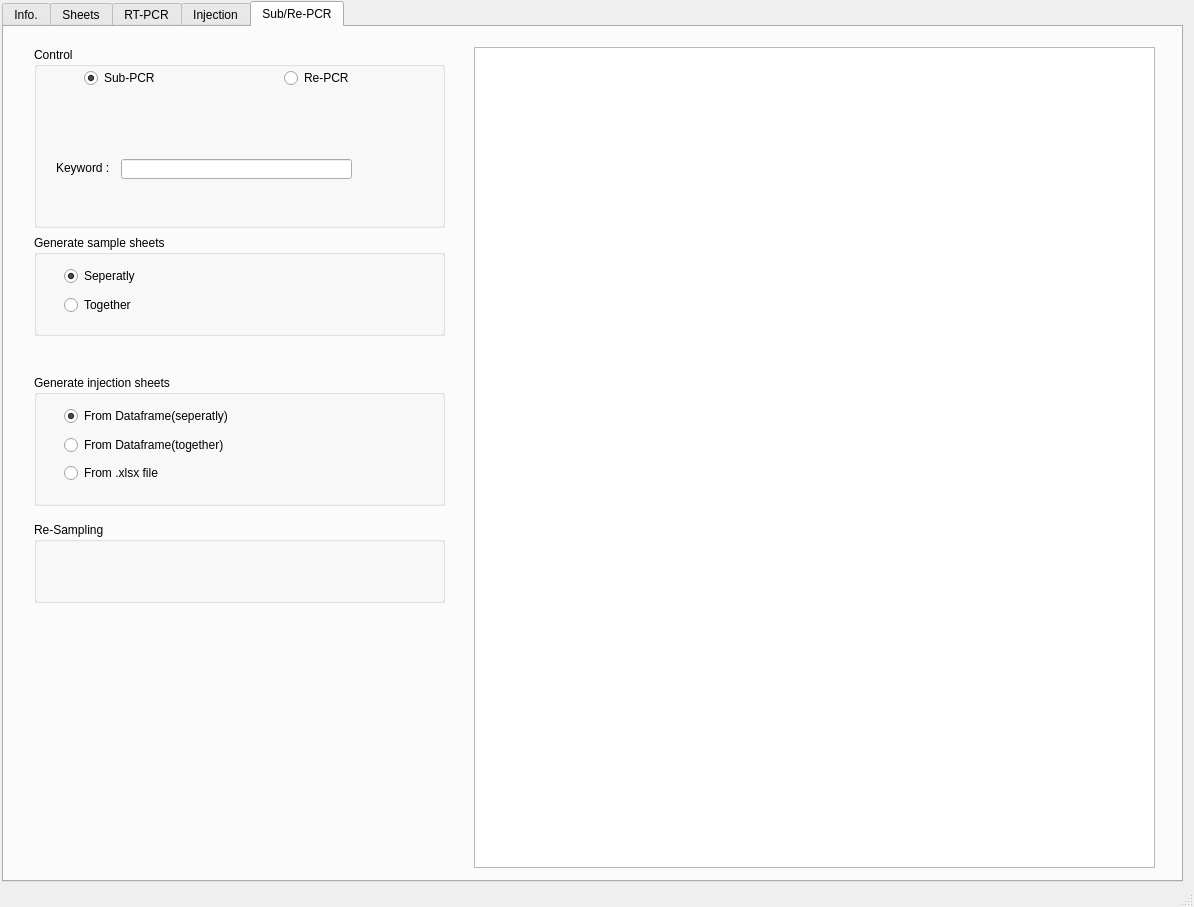
<?xml version="1.0" encoding="UTF-8"?>
<ui version="4.0">
 <class>MainWindow</class>
 <widget class="QMainWindow" name="MainWindow">
  <property name="geometry">
   <rect>
    <x>0</x>
    <y>0</y>
    <width>1194</width>
    <height>907</height>
   </rect>
  </property>
  <property name="windowTitle">
   <string>MainSuite</string>
  </property>
  <widget class="QWidget" name="centralwidget">
   <widget class="QTabWidget" name="tabWidget">
    <property name="geometry">
     <rect>
      <x>2</x>
      <y>1</y>
      <width>1181</width>
      <height>881</height>
     </rect>
    </property>
    <property name="currentIndex">
     <number>4</number>
    </property>
    <widget class="QWidget" name="info">
     <attribute name="title">
      <string>Info.</string>
     </attribute>
     <widget class="QGroupBox" name="groupBox">
      <property name="geometry">
       <rect>
        <x>10</x>
        <y>10</y>
        <width>601</width>
        <height>101</height>
       </rect>
      </property>
      <property name="title">
       <string>Profile</string>
      </property>
      <widget class="QLineEdit" name="line_analyst">
       <property name="geometry">
        <rect>
         <x>95</x>
         <y>61</y>
         <width>161</width>
         <height>20</height>
        </rect>
       </property>
       <property name="readOnly">
        <bool>true</bool>
       </property>
      </widget>
      <widget class="QLabel" name="label_2">
       <property name="geometry">
        <rect>
         <x>26</x>
         <y>65</y>
         <width>56</width>
         <height>12</height>
        </rect>
       </property>
       <property name="text">
        <string>Analyst : </string>
       </property>
      </widget>
      <widget class="QDateEdit" name="line_date">
       <property name="geometry">
        <rect>
         <x>329</x>
         <y>61</y>
         <width>161</width>
         <height>22</height>
        </rect>
       </property>
       <property name="readOnly">
        <bool>true</bool>
       </property>
      </widget>
      <widget class="QLabel" name="Date">
       <property name="geometry">
        <rect>
         <x>275</x>
         <y>66</y>
         <width>56</width>
         <height>12</height>
        </rect>
       </property>
       <property name="text">
        <string>Date : </string>
       </property>
      </widget>
      <widget class="QLineEdit" name="line_savelocation">
       <property name="geometry">
        <rect>
         <x>115</x>
         <y>31</y>
         <width>431</width>
         <height>20</height>
        </rect>
       </property>
       <property name="readOnly">
        <bool>true</bool>
       </property>
      </widget>
      <widget class="QLabel" name="label">
       <property name="geometry">
        <rect>
         <x>25</x>
         <y>31</y>
         <width>141</width>
         <height>16</height>
        </rect>
       </property>
       <property name="text">
        <string>Save location : </string>
       </property>
      </widget>
     </widget>
     <widget class="QGroupBox" name="groupBox_4">
      <property name="geometry">
       <rect>
        <x>10</x>
        <y>770</y>
        <width>1151</width>
        <height>71</height>
       </rect>
      </property>
      <property name="title">
       <string>NFIS-related external program</string>
      </property>
      <widget class="QPushButton" name="btn_NFIS_login">
       <property name="geometry">
        <rect>
         <x>10</x>
         <y>27</y>
         <width>151</width>
         <height>31</height>
        </rect>
       </property>
       <property name="text">
        <string>NFIS login</string>
       </property>
      </widget>
      <widget class="QPushButton" name="btn_NFIS_revision_helper">
       <property name="geometry">
        <rect>
         <x>181</x>
         <y>28</y>
         <width>151</width>
         <height>31</height>
        </rect>
       </property>
       <property name="text">
        <string>NFIS revision helper</string>
       </property>
      </widget>
     </widget>
     <widget class="QGroupBox" name="groupBox_2">
      <property name="geometry">
       <rect>
        <x>10</x>
        <y>130</y>
        <width>1151</width>
        <height>621</height>
       </rect>
      </property>
      <property name="title">
       <string>Info.</string>
      </property>
      <widget class="QTableWidget" name="table_info">
       <property name="geometry">
        <rect>
         <x>10</x>
         <y>50</y>
         <width>1131</width>
         <height>561</height>
        </rect>
       </property>
      </widget>
      <widget class="QLabel" name="label_number_samples">
       <property name="geometry">
        <rect>
         <x>13</x>
         <y>24</y>
         <width>191</width>
         <height>16</height>
        </rect>
       </property>
       <property name="text">
        <string>Number of samples : </string>
       </property>
      </widget>
     </widget>
     <widget class="QGroupBox" name="groupBox_13">
      <property name="geometry">
       <rect>
        <x>630</x>
        <y>10</y>
        <width>531</width>
        <height>101</height>
       </rect>
      </property>
      <property name="title">
       <string>Control</string>
      </property>
      <widget class="QLabel" name="label_5">
       <property name="geometry">
        <rect>
         <x>30</x>
         <y>40</y>
         <width>111</width>
         <height>16</height>
        </rect>
       </property>
       <property name="text">
        <string>Keyword : </string>
       </property>
      </widget>
      <widget class="QPushButton" name="btn_search_info">
       <property name="geometry">
        <rect>
         <x>360</x>
         <y>36</y>
         <width>75</width>
         <height>23</height>
        </rect>
       </property>
       <property name="text">
        <string>Search</string>
       </property>
      </widget>
      <widget class="QLineEdit" name="line_search_info">
       <property name="geometry">
        <rect>
         <x>110</x>
         <y>38</y>
         <width>231</width>
         <height>20</height>
        </rect>
       </property>
      </widget>
     </widget>
    </widget>
    <widget class="QWidget" name="sheets">
     <attribute name="title">
      <string>Sheets</string>
     </attribute>
     <widget class="QGroupBox" name="groupBox_5">
      <property name="geometry">
       <rect>
        <x>10</x>
        <y>10</y>
        <width>641</width>
        <height>71</height>
       </rect>
      </property>
      <property name="title">
       <string>Sampling sheets</string>
      </property>
      <widget class="QLineEdit" name="line_import_raw_sampling">
       <property name="geometry">
        <rect>
         <x>109</x>
         <y>27</y>
         <width>281</width>
         <height>20</height>
        </rect>
       </property>
       <property name="readOnly">
        <bool>true</bool>
       </property>
      </widget>
      <widget class="QLabel" name="Import">
       <property name="geometry">
        <rect>
         <x>20</x>
         <y>30</y>
         <width>91</width>
         <height>16</height>
        </rect>
       </property>
       <property name="text">
        <string>Imported file : </string>
       </property>
      </widget>
      <widget class="QPushButton" name="btn_import_raw_sampling">
       <property name="geometry">
        <rect>
         <x>401</x>
         <y>21</y>
         <width>101</width>
         <height>31</height>
        </rect>
       </property>
       <property name="text">
        <string>Import</string>
       </property>
      </widget>
      <widget class="QPushButton" name="btn_print_samplingsheets">
       <property name="geometry">
        <rect>
         <x>520</x>
         <y>21</y>
         <width>101</width>
         <height>31</height>
        </rect>
       </property>
       <property name="text">
        <string>Print all</string>
       </property>
      </widget>
     </widget>
     <widget class="QGroupBox" name="groupBox_7">
      <property name="geometry">
       <rect>
        <x>670</x>
        <y>10</y>
        <width>491</width>
        <height>71</height>
       </rect>
      </property>
      <property name="title">
       <string>Control - Sample sheets</string>
      </property>
      <widget class="QPushButton" name="btn_generate_samplesheets">
       <property name="geometry">
        <rect>
         <x>20</x>
         <y>22</y>
         <width>131</width>
         <height>31</height>
        </rect>
       </property>
       <property name="text">
        <string>Generate .xlsx files</string>
       </property>
      </widget>
      <widget class="QPushButton" name="btn_open_sheets">
       <property name="geometry">
        <rect>
         <x>173</x>
         <y>22</y>
         <width>131</width>
         <height>31</height>
        </rect>
       </property>
       <property name="text">
        <string>Open save location</string>
       </property>
      </widget>
     </widget>
     <widget class="QGroupBox" name="groupBox_6">
      <property name="geometry">
       <rect>
        <x>10</x>
        <y>90</y>
        <width>1151</width>
        <height>721</height>
       </rect>
      </property>
      <property name="title">
       <string>Sample sheets</string>
      </property>
      <widget class="QLabel" name="Import_3">
       <property name="geometry">
        <rect>
         <x>20</x>
         <y>41</y>
         <width>91</width>
         <height>16</height>
        </rect>
       </property>
       <property name="text">
        <string>Imported file : </string>
       </property>
      </widget>
      <widget class="QPushButton" name="btn_import_raw_sample">
       <property name="geometry">
        <rect>
         <x>430</x>
         <y>29</y>
         <width>101</width>
         <height>41</height>
        </rect>
       </property>
       <property name="text">
        <string>Import</string>
       </property>
      </widget>
      <widget class="QLineEdit" name="line_import_raw_sample">
       <property name="geometry">
        <rect>
         <x>109</x>
         <y>40</y>
         <width>301</width>
         <height>20</height>
        </rect>
       </property>
       <property name="readOnly">
        <bool>true</bool>
       </property>
      </widget>
      <widget class="QPushButton" name="btn_remove_category">
       <property name="geometry">
        <rect>
         <x>1021</x>
         <y>56</y>
         <width>101</width>
         <height>23</height>
        </rect>
       </property>
       <property name="text">
        <string>Remove</string>
       </property>
      </widget>
      <widget class="QPushButton" name="btn_add_category">
       <property name="geometry">
        <rect>
         <x>1021</x>
         <y>26</y>
         <width>101</width>
         <height>23</height>
        </rect>
       </property>
       <property name="text">
        <string>Add</string>
       </property>
      </widget>
      <widget class="QComboBox" name="combo_category">
       <property name="geometry">
        <rect>
         <x>648</x>
         <y>28</y>
         <width>351</width>
         <height>22</height>
        </rect>
       </property>
       <property name="currentText">
        <string/>
       </property>
       <property name="currentIndex">
        <number>-1</number>
       </property>
      </widget>
      <widget class="QPushButton" name="btn_move">
       <property name="geometry">
        <rect>
         <x>551</x>
         <y>277</y>
         <width>71</width>
         <height>71</height>
        </rect>
       </property>
       <property name="text">
        <string>&gt;</string>
       </property>
      </widget>
      <widget class="QPushButton" name="btn_remove">
       <property name="geometry">
        <rect>
         <x>551</x>
         <y>367</y>
         <width>71</width>
         <height>71</height>
        </rect>
       </property>
       <property name="text">
        <string>&lt;</string>
       </property>
      </widget>
      <widget class="QPushButton" name="btn_remove_all">
       <property name="geometry">
        <rect>
         <x>551</x>
         <y>487</y>
         <width>71</width>
         <height>71</height>
        </rect>
       </property>
       <property name="text">
        <string>&lt;&lt;</string>
       </property>
      </widget>
      <widget class="QPushButton" name="btn_move_all">
       <property name="geometry">
        <rect>
         <x>550</x>
         <y>157</y>
         <width>71</width>
         <height>71</height>
        </rect>
       </property>
       <property name="text">
        <string>&gt;&gt;</string>
       </property>
      </widget>
      <widget class="QListWidget" name="list_sample_all">
       <property name="geometry">
        <rect>
         <x>40</x>
         <y>90</y>
         <width>461</width>
         <height>601</height>
        </rect>
       </property>
       <property name="selectionMode">
        <enum>QAbstractItemView::ExtendedSelection</enum>
       </property>
      </widget>
      <widget class="QListWidget" name="list_sample_partial">
       <property name="geometry">
        <rect>
         <x>660</x>
         <y>90</y>
         <width>441</width>
         <height>601</height>
        </rect>
       </property>
       <property name="selectionMode">
        <enum>QAbstractItemView::MultiSelection</enum>
       </property>
      </widget>
     </widget>
    </widget>
    <widget class="QWidget" name="tab">
     <attribute name="title">
      <string>RT-PCR</string>
     </attribute>
     <widget class="QGroupBox" name="groupBox_8">
      <property name="geometry">
       <rect>
        <x>80</x>
        <y>30</y>
        <width>371</width>
        <height>111</height>
       </rect>
      </property>
      <property name="title">
       <string>Generate RT sheets</string>
      </property>
      <widget class="QRadioButton" name="radio_RT_fromdata">
       <property name="geometry">
        <rect>
         <x>30</x>
         <y>33</y>
         <width>141</width>
         <height>16</height>
        </rect>
       </property>
       <property name="text">
        <string>From Dataframe</string>
       </property>
       <property name="checked">
        <bool>true</bool>
       </property>
      </widget>
      <widget class="QRadioButton" name="radio_RT_fromxlsx">
       <property name="geometry">
        <rect>
         <x>30</x>
         <y>62</y>
         <width>141</width>
         <height>16</height>
        </rect>
       </property>
       <property name="text">
        <string>From .xlsx file</string>
       </property>
      </widget>
      <widget class="QPushButton" name="btn_generate_RT_sheet">
       <property name="geometry">
        <rect>
         <x>220</x>
         <y>30</y>
         <width>121</width>
         <height>23</height>
        </rect>
       </property>
       <property name="text">
        <string>Generate</string>
       </property>
      </widget>
      <widget class="QPushButton" name="btn_open_RT">
       <property name="geometry">
        <rect>
         <x>220</x>
         <y>60</y>
         <width>121</width>
         <height>23</height>
        </rect>
       </property>
       <property name="text">
        <string>Open save location</string>
       </property>
      </widget>
     </widget>
     <widget class="QGroupBox" name="groupBox_9">
      <property name="geometry">
       <rect>
        <x>480</x>
        <y>30</y>
        <width>491</width>
        <height>111</height>
       </rect>
      </property>
      <property name="title">
       <string>Copy RT data</string>
      </property>
      <widget class="QPushButton" name="btn_open_sheets_2">
       <property name="geometry">
        <rect>
         <x>350</x>
         <y>80</y>
         <width>121</width>
         <height>23</height>
        </rect>
       </property>
       <property name="text">
        <string>Open save location</string>
       </property>
      </widget>
      <widget class="QPushButton" name="btn_copy_RT">
       <property name="geometry">
        <rect>
         <x>350</x>
         <y>52</y>
         <width>121</width>
         <height>23</height>
        </rect>
       </property>
       <property name="text">
        <string>Generate</string>
       </property>
      </widget>
      <widget class="QRadioButton" name="radio_RT_todata">
       <property name="geometry">
        <rect>
         <x>114</x>
         <y>53</y>
         <width>141</width>
         <height>16</height>
        </rect>
       </property>
       <property name="text">
        <string>To Dataframe</string>
       </property>
       <property name="checked">
        <bool>true</bool>
       </property>
      </widget>
      <widget class="QRadioButton" name="radio_RT_toxlsx">
       <property name="geometry">
        <rect>
         <x>115</x>
         <y>79</y>
         <width>141</width>
         <height>16</height>
        </rect>
       </property>
       <property name="text">
        <string>To .xlsx file</string>
       </property>
      </widget>
      <widget class="QPushButton" name="btn_import_RT">
       <property name="geometry">
        <rect>
         <x>350</x>
         <y>20</y>
         <width>121</width>
         <height>23</height>
        </rect>
       </property>
       <property name="text">
        <string>Import</string>
       </property>
      </widget>
      <widget class="QLineEdit" name="line_import_RT">
       <property name="geometry">
        <rect>
         <x>110</x>
         <y>20</y>
         <width>221</width>
         <height>20</height>
        </rect>
       </property>
       <property name="readOnly">
        <bool>true</bool>
       </property>
      </widget>
      <widget class="QLabel" name="Import_2">
       <property name="geometry">
        <rect>
         <x>24</x>
         <y>25</y>
         <width>91</width>
         <height>16</height>
        </rect>
       </property>
       <property name="text">
        <string>RT data file : </string>
       </property>
      </widget>
     </widget>
    </widget>
    <widget class="QWidget" name="tab_2">
     <attribute name="title">
      <string>Injection</string>
     </attribute>
     <widget class="QGroupBox" name="groupBox_10">
      <property name="geometry">
       <rect>
        <x>30</x>
        <y>30</y>
        <width>371</width>
        <height>111</height>
       </rect>
      </property>
      <property name="title">
       <string>Generate injection sheets</string>
      </property>
      <widget class="QRadioButton" name="radio_injection_fromdata">
       <property name="geometry">
        <rect>
         <x>30</x>
         <y>33</y>
         <width>141</width>
         <height>16</height>
        </rect>
       </property>
       <property name="text">
        <string>From Dataframe</string>
       </property>
       <property name="checked">
        <bool>true</bool>
       </property>
      </widget>
      <widget class="QRadioButton" name="radio_injection_fromxlsx">
       <property name="geometry">
        <rect>
         <x>30</x>
         <y>62</y>
         <width>141</width>
         <height>16</height>
        </rect>
       </property>
       <property name="text">
        <string>From .xlsx file</string>
       </property>
      </widget>
      <widget class="QPushButton" name="btn_generate_injectionsheet">
       <property name="geometry">
        <rect>
         <x>220</x>
         <y>30</y>
         <width>121</width>
         <height>23</height>
        </rect>
       </property>
       <property name="text">
        <string>Generate</string>
       </property>
      </widget>
      <widget class="QPushButton" name="btn_open_injection">
       <property name="geometry">
        <rect>
         <x>220</x>
         <y>60</y>
         <width>121</width>
         <height>23</height>
        </rect>
       </property>
       <property name="text">
        <string>Open save location</string>
       </property>
      </widget>
     </widget>
    </widget>
    <widget class="QWidget" name="tab_3">
     <attribute name="title">
      <string>Sub/Re-PCR</string>
     </attribute>
     <widget class="QTableWidget" name="table_PCR">
      <property name="geometry">
       <rect>
        <x>470</x>
        <y>20</y>
        <width>681</width>
        <height>821</height>
       </rect>
      </property>
     </widget>
     <widget class="QGroupBox" name="groupBox_11">
      <property name="geometry">
       <rect>
        <x>30</x>
        <y>20</y>
        <width>411</width>
        <height>181</height>
       </rect>
      </property>
      <property name="title">
       <string>Control</string>
      </property>
      <widget class="QLabel" name="label_3">
       <property name="geometry">
        <rect>
         <x>22</x>
         <y>113</y>
         <width>111</width>
         <height>16</height>
        </rect>
       </property>
       <property name="text">
        <string>Keyword : </string>
       </property>
      </widget>
      <widget class="QLineEdit" name="line_search">
       <property name="geometry">
        <rect>
         <x>87</x>
         <y>112</y>
         <width>231</width>
         <height>20</height>
        </rect>
       </property>
      </widget>
      <widget class="QRadioButton" name="radio_sub">
       <property name="geometry">
        <rect>
         <x>50</x>
         <y>23</y>
         <width>90</width>
         <height>16</height>
        </rect>
       </property>
       <property name="text">
        <string>Sub-PCR</string>
       </property>
       <property name="checked">
        <bool>true</bool>
       </property>
      </widget>
      <widget class="QRadioButton" name="radio_re">
       <property name="geometry">
        <rect>
         <x>250</x>
         <y>23</y>
         <width>90</width>
         <height>16</height>
        </rect>
       </property>
       <property name="text">
        <string>Re-PCR</string>
       </property>
      </widget>
     </widget>
     <widget class="QGroupBox" name="groupBox_14">
      <property name="geometry">
       <rect>
        <x>30</x>
        <y>348</y>
        <width>411</width>
        <height>131</height>
       </rect>
      </property>
      <property name="title">
       <string>Generate injection sheets</string>
      </property>
      <widget class="QRadioButton" name="radio_is_sep">
       <property name="geometry">
        <rect>
         <x>30</x>
         <y>33</y>
         <width>191</width>
         <height>16</height>
        </rect>
       </property>
       <property name="text">
        <string>From Dataframe(seperatly)</string>
       </property>
       <property name="checked">
        <bool>true</bool>
       </property>
      </widget>
      <widget class="QRadioButton" name="radio_is_xlsx">
       <property name="geometry">
        <rect>
         <x>30</x>
         <y>90</y>
         <width>141</width>
         <height>16</height>
        </rect>
       </property>
       <property name="text">
        <string>From .xlsx file</string>
       </property>
      </widget>
      <widget class="QRadioButton" name="radio_is_together">
       <property name="geometry">
        <rect>
         <x>30</x>
         <y>62</y>
         <width>191</width>
         <height>16</height>
        </rect>
       </property>
       <property name="text">
        <string>From Dataframe(together)</string>
       </property>
       <property name="checked">
        <bool>false</bool>
       </property>
      </widget>
     </widget>
     <widget class="QGroupBox" name="groupBox_15">
      <property name="geometry">
       <rect>
        <x>30</x>
        <y>208</y>
        <width>411</width>
        <height>101</height>
       </rect>
      </property>
      <property name="title">
       <string>Generate sample sheets</string>
      </property>
      <widget class="QRadioButton" name="radio_ss_sep">
       <property name="geometry">
        <rect>
         <x>30</x>
         <y>33</y>
         <width>141</width>
         <height>16</height>
        </rect>
       </property>
       <property name="text">
        <string>Seperatly</string>
       </property>
       <property name="checked">
        <bool>true</bool>
       </property>
      </widget>
      <widget class="QRadioButton" name="radio_ss_together">
       <property name="geometry">
        <rect>
         <x>30</x>
         <y>62</y>
         <width>141</width>
         <height>16</height>
        </rect>
       </property>
       <property name="text">
        <string>Together</string>
       </property>
      </widget>
     </widget>
     <widget class="QGroupBox" name="groupBox_12">
      <property name="geometry">
       <rect>
        <x>30</x>
        <y>495</y>
        <width>411</width>
        <height>81</height>
       </rect>
      </property>
      <property name="title">
       <string>Re-Sampling </string>
      </property>
     </widget>
    </widget>
   </widget>
  </widget>
  <widget class="QStatusBar" name="statusbar"/>
 </widget>
 <resources/>
 <connections>
  <connection>
   <sender>btn_NFIS_login</sender>
   <signal>clicked()</signal>
   <receiver>MainWindow</receiver>
   <slot>click_btn_NFIS_login()</slot>
   <hints>
    <hint type="sourcelabel">
     <x>101</x>
     <y>849</y>
    </hint>
    <hint type="destinationlabel">
     <x>169</x>
     <y>-7</y>
    </hint>
   </hints>
  </connection>
  <connection>
   <sender>btn_NFIS_revision_helper</sender>
   <signal>clicked()</signal>
   <receiver>MainWindow</receiver>
   <slot>click_btn_NFIS_revision_helper()</slot>
   <hints>
    <hint type="sourcelabel">
     <x>223</x>
     <y>850</y>
    </hint>
    <hint type="destinationlabel">
     <x>124</x>
     <y>-26</y>
    </hint>
   </hints>
  </connection>
  <connection>
   <sender>btn_import_raw_sampling</sender>
   <signal>clicked()</signal>
   <receiver>MainWindow</receiver>
   <slot>click_btn_import_raw_sampling()</slot>
   <hints>
    <hint type="sourcelabel">
     <x>478</x>
     <y>83</y>
    </hint>
    <hint type="destinationlabel">
     <x>497</x>
     <y>-10</y>
    </hint>
   </hints>
  </connection>
  <connection>
   <sender>btn_print_samplingsheets</sender>
   <signal>clicked()</signal>
   <receiver>MainWindow</receiver>
   <slot>click_btn_print_samplingsheets()</slot>
   <hints>
    <hint type="sourcelabel">
     <x>597</x>
     <y>83</y>
    </hint>
    <hint type="destinationlabel">
     <x>511</x>
     <y>-21</y>
    </hint>
   </hints>
  </connection>
  <connection>
   <sender>btn_import_raw_sample</sender>
   <signal>clicked()</signal>
   <receiver>MainWindow</receiver>
   <slot>click_btn_import_modified_sample()</slot>
   <hints>
    <hint type="sourcelabel">
     <x>502</x>
     <y>181</y>
    </hint>
    <hint type="destinationlabel">
     <x>523</x>
     <y>-2</y>
    </hint>
   </hints>
  </connection>
  <connection>
   <sender>combo_category</sender>
   <signal>currentIndexChanged(QString)</signal>
   <receiver>MainWindow</receiver>
   <slot>change_combo_category()</slot>
   <hints>
    <hint type="sourcelabel">
     <x>843</x>
     <y>161</y>
    </hint>
    <hint type="destinationlabel">
     <x>935</x>
     <y>-17</y>
    </hint>
   </hints>
  </connection>
  <connection>
   <sender>btn_add_category</sender>
   <signal>clicked()</signal>
   <receiver>MainWindow</receiver>
   <slot>click_btn_add_category()</slot>
   <hints>
    <hint type="sourcelabel">
     <x>1071</x>
     <y>160</y>
    </hint>
    <hint type="destinationlabel">
     <x>995</x>
     <y>-8</y>
    </hint>
   </hints>
  </connection>
  <connection>
   <sender>btn_remove_category</sender>
   <signal>clicked()</signal>
   <receiver>MainWindow</receiver>
   <slot>click_btn_remove_category()</slot>
   <hints>
    <hint type="sourcelabel">
     <x>1099</x>
     <y>190</y>
    </hint>
    <hint type="destinationlabel">
     <x>1073</x>
     <y>-6</y>
    </hint>
   </hints>
  </connection>
  <connection>
   <sender>btn_move_all</sender>
   <signal>clicked()</signal>
   <receiver>MainWindow</receiver>
   <slot>click_btn_move_all()</slot>
   <hints>
    <hint type="sourcelabel">
     <x>621</x>
     <y>312</y>
    </hint>
    <hint type="destinationlabel">
     <x>447</x>
     <y>-14</y>
    </hint>
   </hints>
  </connection>
  <connection>
   <sender>btn_remove_all</sender>
   <signal>clicked()</signal>
   <receiver>MainWindow</receiver>
   <slot>click_btn_remove_all()</slot>
   <hints>
    <hint type="sourcelabel">
     <x>570</x>
     <y>642</y>
    </hint>
    <hint type="destinationlabel">
     <x>295</x>
     <y>-17</y>
    </hint>
   </hints>
  </connection>
  <connection>
   <sender>btn_move</sender>
   <signal>clicked()</signal>
   <receiver>MainWindow</receiver>
   <slot>click_btn_move()</slot>
   <hints>
    <hint type="sourcelabel">
     <x>619</x>
     <y>432</y>
    </hint>
    <hint type="destinationlabel">
     <x>751</x>
     <y>-3</y>
    </hint>
   </hints>
  </connection>
  <connection>
   <sender>btn_remove</sender>
   <signal>clicked()</signal>
   <receiver>MainWindow</receiver>
   <slot>click_btn_remove()</slot>
   <hints>
    <hint type="sourcelabel">
     <x>621</x>
     <y>522</y>
    </hint>
    <hint type="destinationlabel">
     <x>406</x>
     <y>-2</y>
    </hint>
   </hints>
  </connection>
  <connection>
   <sender>btn_generate_samplesheets</sender>
   <signal>clicked()</signal>
   <receiver>MainWindow</receiver>
   <slot>click_btn_generate_samplesheets()</slot>
   <hints>
    <hint type="sourcelabel">
     <x>779</x>
     <y>84</y>
    </hint>
    <hint type="destinationlabel">
     <x>1141</x>
     <y>-10</y>
    </hint>
   </hints>
  </connection>
  <connection>
   <sender>btn_open_sheets</sender>
   <signal>clicked()</signal>
   <receiver>MainWindow</receiver>
   <slot>click_btn_open_savelocation()</slot>
   <hints>
    <hint type="sourcelabel">
     <x>919</x>
     <y>84</y>
    </hint>
    <hint type="destinationlabel">
     <x>889</x>
     <y>-1</y>
    </hint>
   </hints>
  </connection>
  <connection>
   <sender>btn_generate_RT_sheet</sender>
   <signal>clicked()</signal>
   <receiver>MainWindow</receiver>
   <slot>click_btn_generate_RT_sheet()</slot>
   <hints>
    <hint type="sourcelabel">
     <x>386</x>
     <y>104</y>
    </hint>
    <hint type="destinationlabel">
     <x>435</x>
     <y>-44</y>
    </hint>
   </hints>
  </connection>
  <connection>
   <sender>btn_open_sheets_2</sender>
   <signal>clicked()</signal>
   <receiver>MainWindow</receiver>
   <slot>click_btn_open_savelocation()</slot>
   <hints>
    <hint type="sourcelabel">
     <x>892</x>
     <y>154</y>
    </hint>
    <hint type="destinationlabel">
     <x>883</x>
     <y>-32</y>
    </hint>
   </hints>
  </connection>
  <connection>
   <sender>btn_open_RT</sender>
   <signal>clicked()</signal>
   <receiver>MainWindow</receiver>
   <slot>click_btn_open_savelocation()</slot>
   <hints>
    <hint type="sourcelabel">
     <x>390</x>
     <y>134</y>
    </hint>
    <hint type="destinationlabel">
     <x>512</x>
     <y>-32</y>
    </hint>
   </hints>
  </connection>
  <connection>
   <sender>btn_import_RT</sender>
   <signal>clicked()</signal>
   <receiver>MainWindow</receiver>
   <slot>click_btn_import_RT()</slot>
   <hints>
    <hint type="sourcelabel">
     <x>915</x>
     <y>94</y>
    </hint>
    <hint type="destinationlabel">
     <x>974</x>
     <y>-36</y>
    </hint>
   </hints>
  </connection>
  <connection>
   <sender>btn_copy_RT</sender>
   <signal>clicked()</signal>
   <receiver>MainWindow</receiver>
   <slot>click_btn_copy_RT()</slot>
   <hints>
    <hint type="sourcelabel">
     <x>861</x>
     <y>126</y>
    </hint>
    <hint type="destinationlabel">
     <x>786</x>
     <y>-45</y>
    </hint>
   </hints>
  </connection>
  <connection>
   <sender>btn_open_injection</sender>
   <signal>clicked()</signal>
   <receiver>MainWindow</receiver>
   <slot>click_btn_open_savelocation()</slot>
   <hints>
    <hint type="sourcelabel">
     <x>295</x>
     <y>120</y>
    </hint>
    <hint type="destinationlabel">
     <x>1183</x>
     <y>42</y>
    </hint>
   </hints>
  </connection>
  <connection>
   <sender>btn_generate_injectionsheet</sender>
   <signal>clicked()</signal>
   <receiver>MainWindow</receiver>
   <slot>click_btn_generate_injection_sheet()</slot>
   <hints>
    <hint type="sourcelabel">
     <x>324</x>
     <y>94</y>
    </hint>
    <hint type="destinationlabel">
     <x>1188</x>
     <y>9</y>
    </hint>
   </hints>
  </connection>
  <connection>
   <sender>btn_search_info</sender>
   <signal>clicked()</signal>
   <receiver>MainWindow</receiver>
   <slot>click_btn_search_info()</slot>
   <hints>
    <hint type="sourcelabel">
     <x>999</x>
     <y>84</y>
    </hint>
    <hint type="destinationlabel">
     <x>1113</x>
     <y>-16</y>
    </hint>
   </hints>
  </connection>
 </connections>
 <slots>
  <slot>click_btn_NFIS_login()</slot>
  <slot>click_btn_NFIS_revision_helper()</slot>
  <slot>click_btn_import_raw_sampling()</slot>
  <slot>click_btn_print_samplingsheets()</slot>
  <slot>click_btn_import_modified_sample()</slot>
  <slot>change_combo_category()</slot>
  <slot>click_btn_add_category()</slot>
  <slot>click_btn_remove_category()</slot>
  <slot>click_btn_move_all()</slot>
  <slot>click_btn_remove_all()</slot>
  <slot>click_btn_move()</slot>
  <slot>click_btn_remove()</slot>
  <slot>click_btn_generate_samplesheets()</slot>
  <slot>click_btn_open_savelocation()</slot>
  <slot>click_btn_generate_RT_sheet()</slot>
  <slot>click_btn_copy_RT()</slot>
  <slot>click_btn_import_RT()</slot>
  <slot>click_btn_change_savelocation()</slot>
  <slot>click_btn_new()</slot>
  <slot>click_btn_ok()</slot>
  <slot>click_btn_load()</slot>
  <slot>click_btn_generate_injection_sheet()</slot>
  <slot>click_btn_load_from_dataframe()</slot>
  <slot>click_btn_update_dataframe()</slot>
  <slot>click_btn_search()</slot>
  <slot>click_btn_reset()</slot>
  <slot>click_btn_generate_samplesheets_secondaryPCR()</slot>
  <slot>click_btn_generate_injectionsheets_secondaryPCR()</slot>
  <slot>click_btn_resampling_add()</slot>
  <slot>click_btn_search_info()</slot>
 </slots>
</ui>
